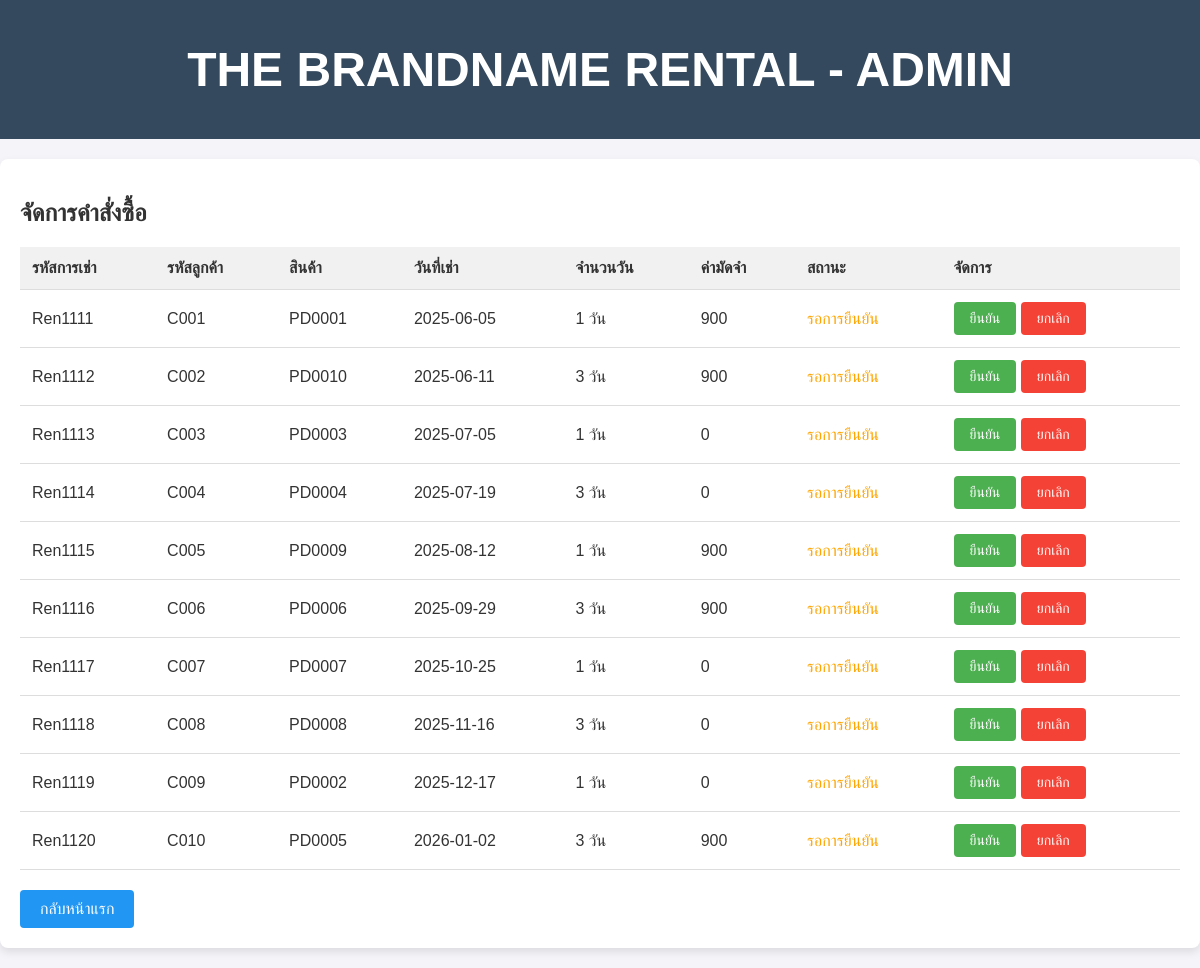
Screenshot of /admin_orders.php with the database file from the repository.
### tables this page shows
create table Rentals (
    rental_id varchar(50) PRIMARY KEY,
    customers_id varchar(50),
    product_id varchar(50),
    employees_id varchar(50),
    track_rentals varchar(50),
    rental_date date,
    rental_days int,
    deposit_fee int,
    rental_status ENUM('Pending', 'Complete', 'Cancel') DEFAULT 'Pending',
    FOREIGN KEY (customers_id) REFERENCES Customers(customers_id),
    FOREIGN KEY (product_id) REFERENCES Products(product_id),
    FOREIGN KEY (employees_id) REFERENCES Employees(employees_id)
);

### admin_orders.php (the view, shortened to what this page needs)
<?php
include 'db_connect.php';
$stmt = $conn->prepare("SELECT rental_id, customers_id, product_id, rental_date, rental_days, deposit_fee, rental_status FROM rentals WHERE rental_status = 'Pending'");
$stmt->execute();
$rental_result = $stmt->get_result();
?>
<!DOCTYPE html>
<html lang="th">
<head>
    <link rel="stylesheet" href="admin_styles.css">
</head>
<body>
<header>
    <h1>THE BRANDNAME RENTAL - ADMIN</h1>
</header>
<main>
    <div class="container">
        <h2>จัดการคำสั่งซื้อ</h2>
        <?php if ($rental_result->num_rows > 0): ?>
            <table>
                <tr>
                    <th>รหัสการเช่า</th>
                    <th>รหัสลูกค้า</th>
                    <th>สินค้า</th>
                    <th>วันที่เช่า</th>
                    <th>จำนวนวัน</th>
                    <th>ค่ามัดจำ</th>
                    <th>สถานะ</th>
                    <th>จัดการ</th>
                </tr>
                <?php while ($rental = $rental_result->fetch_assoc()): ?>
                    <tr>
                        <td><?php echo $rental['rental_id']; ?></td>
                        <td><?php echo $rental['customers_id']; ?></td>
                        <td><?php echo $rental['product_id']; ?></td>
                        <td><?php echo htmlspecialchars($rental['rental_date']); ?></td>
                        <td><?php echo htmlspecialchars($rental['rental_days']); ?> วัน</td>
                        <td><?php echo htmlspecialchars($rental['deposit_fee']); ?></td>
                        <td>
                            <?php echo $rental['rental_status'] == 'Pending' ? "<span style='color: orange;'>รอการยืนยัน</span>" : ""; ?>
                        </td>
                        <td>
                            <form action="admin_orders.php" method="POST" style="display: inline;">
                                <button type="submit" name="confirm" class="btn btn-confirm" <?php echo $rental['rental_status'] != 'Pending' ? 'disabled' : ''; ?>>ยืนยัน</button>
                            </form>
                            <form action="admin_orders.php" method="POST" style="display: inline;">
                                <button type="submit" name="cancel" class="btn btn-cancel" <?php echo $rental['rental_status'] != 'Pending' ? 'disabled' : ''; ?>>ยกเลิก</button>
                            </form>
                        </td>
                    </tr>
                <?php endwhile; ?>
            </table>
        <?php else: ?>
            <p>ไม่มีคำสั่งซื้อที่รอการยืนยัน</p>
        <?php endif; ?>
        <a href="index_admin.php" class="btn btn-back">กลับหน้าแรก</a>
    </div>
</main>
</body>
</html>

### admin_styles.css (style rules this page uses)
body { font-family: Arial, sans-serif; background-color: #f4f4f9; color: #333; margin: 0; padding: 0; }
header { background-color: #34495e; color: white; text-align: center; padding: 10px 0; font-size: 1.5em; }
.container { max-width: 1200px; margin: 20px auto; padding: 20px; background-color: white; border-radius: 8px; box-shadow: 0 4px 8px rgba(0, 0, 0, 0.1); }
table { width: 100%; border-collapse: collapse; margin-top: 20px; }
table th, table td { padding: 12px; text-align: left; border-bottom: 1px solid #ddd; }
table th { background-color: #f1f1f1; font-weight: bold; }
button { padding: 8px 16px; font-size: 14px; border: none; border-radius: 4px; cursor: pointer; transition: all 0.3s ease; }
.btn-confirm { background-color: #4caf50; color: white; }
.btn-cancel { background-color: #f44336; color: white; }
.btn-back { display: inline-block; margin-top: 20px; padding: 10px 20px; background-color: #2196f3; color: white; border-radius: 4px; text-decoration: none; }

### rows the page displays
rentals: rental_id "Ren1111", customers "C001", product "PD0001", rental_date "2025-06-05", rental_days "1", deposit_fee "900", rental_status "รอการยืนยัน"
rentals: rental_id "Ren1112", customers "C002", product "PD0010", rental_date "2025-06-11", rental_days "3", deposit_fee "900", rental_status "รอการยืนยัน"
rentals: rental_id "Ren1113", customers "C003", product "PD0003", rental_date "2025-07-05", rental_days "1", deposit_fee "0", rental_status "รอการยืนยัน"
rentals: rental_id "Ren1114", customers "C004", product "PD0004", rental_date "2025-07-19", rental_days "3", deposit_fee "0", rental_status "รอการยืนยัน"
rentals: rental_id "Ren1115", customers "C005", product "PD0009", rental_date "2025-08-12", rental_days "1", deposit_fee "900", rental_status "รอการยืนยัน"
rentals: rental_id "Ren1116", customers "C006", product "PD0006", rental_date "2025-09-29", rental_days "3", deposit_fee "900", rental_status "รอการยืนยัน"
rentals: rental_id "Ren1117", customers "C007", product "PD0007", rental_date "2025-10-25", rental_days "1", deposit_fee "0", rental_status "รอการยืนยัน"
rentals: rental_id "Ren1118", customers "C008", product "PD0008", rental_date "2025-11-16", rental_days "3", deposit_fee "0", rental_status "รอการยืนยัน"
rentals: rental_id "Ren1119", customers "C009", product "PD0002", rental_date "2025-12-17", rental_days "1", deposit_fee "0", rental_status "รอการยืนยัน"
rentals: rental_id "Ren1120", customers "C010", product "PD0005", rental_date "2026-01-02", rental_days "3", deposit_fee "900", rental_status "รอการยืนยัน"
